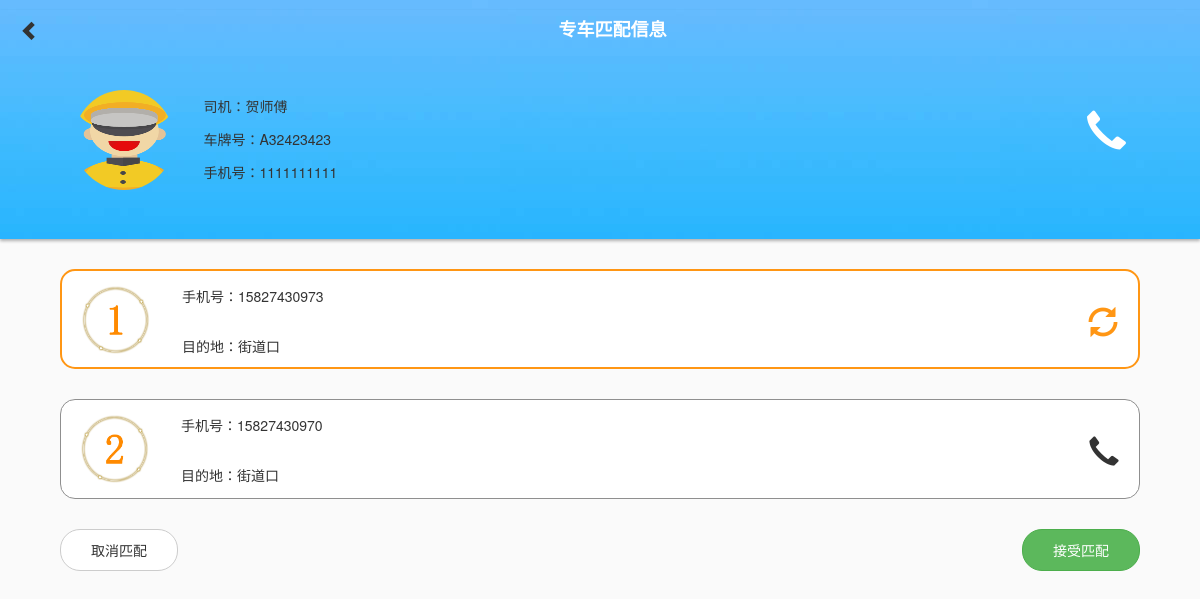
/reserve/specialcar/1/ (signed in), run on an earlier commit of the app's database.
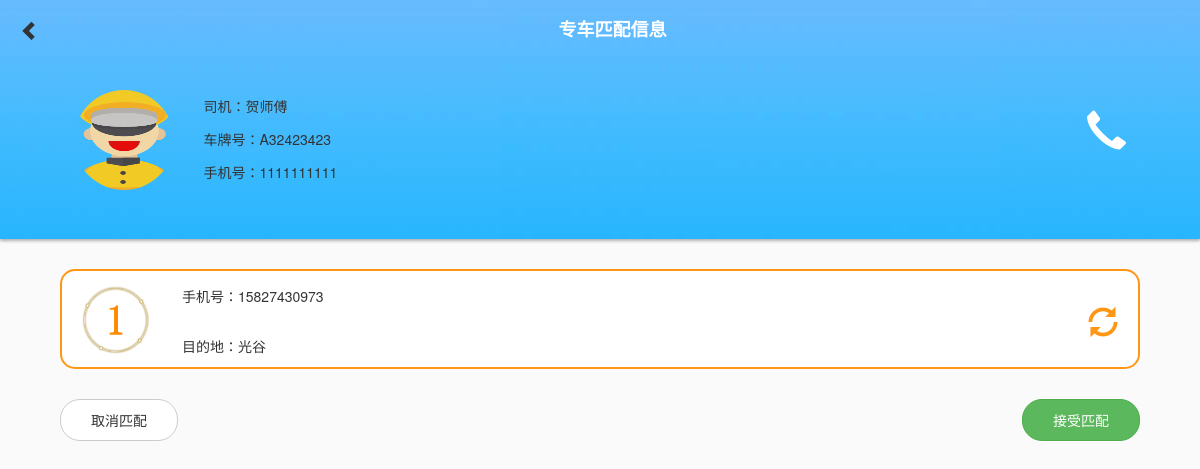
And on a later commit of the database.
### apps/users/models.py (models this page shows, shortened)
class User(AbstractUser):
    username = models.CharField(max_length=11, unique=True, verbose_name="联系方式")
    avatar = models.ImageField(upload_to='avatar/%Y/%m', storage=ImgStorage(), blank=True, verbose_name="头像")
    truename = models.CharField(max_length=10, blank=True, verbose_name="真实姓名")
    usertype = models.IntegerField(choices=((1, '司机'), (2, '非司机')), default=2, verbose_name="用户类型")
    can_apply = models.BooleanField(default=True, verbose_name="能否预约")
    def get_last_special_car_travel(self):
        try:
            return self.specialcartravel_set.get(is_done=False)
        except:
            pass
    class Meta:
        verbose_name = "用户"
        verbose_name_plural = verbose_name

### apps/reserve/models.py (models this page shows, shortened)
class SpecialCarTravel(models.Model):
    PLACE_CHOICE = ((1, "大花岭"), (2, "街道口"), (3, "光谷"), (4, "武昌站"), (5, "汉口火车站"), (6, "武汉站"))
    user = models.ForeignKey(User, verbose_name="用户")
    car = models.ForeignKey(SpecialCar, verbose_name="专车")
    place = models.IntegerField(choices=PLACE_CHOICE,verbose_name="目的地")
    is_accept = models.BooleanField(default=False, verbose_name="是否接受")
    is_done = models.BooleanField(default=False, verbose_name="是否完成")
    date_travel = models.DateTimeField(default=timezone.now, verbose_name="出行时间")
    class Meta:
        verbose_name = "专车出行申请"
        verbose_name_plural = verbose_name
        ordering = ['-date_travel']

### apps/reserve/views.py (the view, shortened to what this page needs)
# urls.py: url(r'^reserve/specialcar/(?P<pk>[0-9]+)/$', reserve_views.SpecialCarMatch.as_view(), name='specailcarmatch'),
class SpecialCarMatch(LoginRequiredMixin, DetailView):
    template_name = 'reserve/special-car-match.html'
    model = SpecialCar
    context_object_name = 'carmatch'
    def check_object(self, request, obj):
        if not request.user in obj.users.all():
            raise Http404
    def get(self, request, *args, **kwargs):
        self.object = self.get_object()
        try:
            self.check_object(request, self.object)
        except:
            return HttpResponseRedirect(reverse('specialcartravel'))
        context = self.get_context_data(object=self.object)
        return self.render_to_response(context)

### apps/reserve/models.py (called while the page is built)
    def  get_all_users_in_car(self):
        return self.users.all().order_by('-specialcartravel')

### templates/reserve/special-car-match.html (shortened to what the changed rows need)
{% extends 'base.html' %}
{% load staticfiles %}
{% block exthead %}
    <link href="{% static 'reserve/special-car-match.css' %}" rel="stylesheet" type="text/css">
{% endblock %}
{% block body %}
    {% for user in carmatch.get_all_users_in_car %}
        <section class="user-info {% if user == request.user %}self{% endif %} {% if user.get_last_special_car_travel.is_accept %}accept{% endif %}">
            <div class="container-fluid">
                <div class="row">
                    <div class="media">
                        <div class="media-left">
                            {% if forloop.counter == 1 %}
                                <img class="media-object liimg" src="{% static 'reserve/1.png' %}">
                            {% elif forloop.counter == 2 %}
                                <img class="media-object liimg" src="{% static 'reserve/2.png' %}">
                            {% elif forloop.counter == 3 %}
                                <img class="media-object liimg" src="{% static 'reserve/3.png' %}">
                            {% elif forloop.counter == 4 %}
                                <img class="media-object liimg" src="{% static 'reserve/4.png' %}">
                            {% endif %}
                        </div>
                        <div class="media-body">
                            <p>手机号：{{ user.username }}</p>
                            <p>目的地：{{ user.get_last_special_car_travel.get_place_display }}</p>
                        </div>
                        {% if not user == request.user %}
                            <div class="media-left">
                                <i class="glyphicon glyphicon-earphone userphoneicon"
                                   onclick="location.href='tel://{{ user.username }}'"></i>
                            </div>
                        {% endif %}
                        {% if user == request.user %}
                            <div class="media-left">
                                <i class="glyphicon glyphicon-refresh userrefreshicon" onclick="onRefresh()"></i>
                            </div>
                        {% endif %}
                    </div>
                </div>
            </div>
        </section>
    {% endfor %}
{% endblock %}

What changed in the data, as far as the page shows it:
no longer on this page (row edited): User: username "15827430970", get_last_special_car_travel.place "街道口"
changed User: get_last_special_car_travel.place "街道口" → "光谷"
